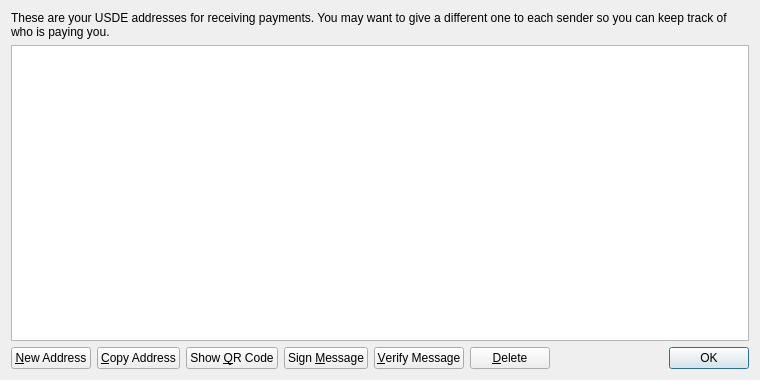
<?xml version="1.0" encoding="UTF-8"?>
<ui version="4.0">
 <class>AddressBookPage</class>
 <widget class="QWidget" name="AddressBookPage">
  <property name="geometry">
   <rect>
    <x>0</x>
    <y>0</y>
    <width>760</width>
    <height>380</height>
   </rect>
  </property>
  <property name="windowTitle">
   <string>Address Book</string>
  </property>
  <property name="styleSheet">
   <string notr="true">background-image: url(:/images/gr);</string>
  </property>
  <layout class="QVBoxLayout" name="verticalLayout">
   <item>
    <widget class="QLabel" name="labelExplanation">
     <property name="text">
      <string>These are your USDE addresses for receiving payments. You may want to give a different one to each sender so you can keep track of who is paying you.</string>
     </property>
     <property name="textFormat">
      <enum>Qt::PlainText</enum>
     </property>
     <property name="wordWrap">
      <bool>true</bool>
     </property>
    </widget>
   </item>
   <item>
    <widget class="QTableView" name="tableView">
     <property name="contextMenuPolicy">
      <enum>Qt::CustomContextMenu</enum>
     </property>
     <property name="toolTip">
      <string>Double-click to edit address or label</string>
     </property>
     <property name="tabKeyNavigation">
      <bool>false</bool>
     </property>
     <property name="alternatingRowColors">
      <bool>true</bool>
     </property>
     <property name="selectionMode">
      <enum>QAbstractItemView::SingleSelection</enum>
     </property>
     <property name="selectionBehavior">
      <enum>QAbstractItemView::SelectRows</enum>
     </property>
     <property name="sortingEnabled">
      <bool>true</bool>
     </property>
     <attribute name="verticalHeaderVisible">
      <bool>false</bool>
     </attribute>
    </widget>
   </item>
   <item>
    <layout class="QHBoxLayout" name="horizontalLayout">
     <item>
      <widget class="QPushButton" name="newAddressButton">
       <property name="toolTip">
        <string>Create a new address</string>
       </property>
       <property name="text">
        <string>&amp;New Address</string>
       </property>
       <property name="icon">
        <iconset resource="../bitcoin.qrc">
         <normaloff>:/icons/add</normaloff>:/icons/add</iconset>
       </property>
      </widget>
     </item>
     <item>
      <widget class="QPushButton" name="copyToClipboard">
       <property name="toolTip">
        <string>Copy the currently selected address to the system clipboard</string>
       </property>
       <property name="text">
        <string>&amp;Copy Address</string>
       </property>
       <property name="icon">
        <iconset resource="../bitcoin.qrc">
         <normaloff>:/icons/editcopy</normaloff>:/icons/editcopy</iconset>
       </property>
      </widget>
     </item>
     <item>
      <widget class="QPushButton" name="showQRCode">
       <property name="text">
        <string>Show &amp;QR Code</string>
       </property>
       <property name="icon">
        <iconset resource="../bitcoin.qrc">
         <normaloff>:/icons/qrcode</normaloff>:/icons/qrcode</iconset>
       </property>
      </widget>
     </item>
     <item>
      <widget class="QPushButton" name="signMessage">
       <property name="toolTip">
        <string>Sign a message to prove you own a USDE address</string>
       </property>
       <property name="text">
        <string>Sign &amp;Message</string>
       </property>
       <property name="icon">
        <iconset resource="../bitcoin.qrc">
         <normaloff>:/icons/edit</normaloff>:/icons/edit</iconset>
       </property>
      </widget>
     </item>
     <item>
      <widget class="QPushButton" name="verifyMessage">
       <property name="toolTip">
        <string>Verify a message to ensure it was signed with a specified USDE address</string>
       </property>
       <property name="text">
        <string>&amp;Verify Message</string>
       </property>
       <property name="icon">
        <iconset resource="../bitcoin.qrc">
         <normaloff>:/icons/transaction_0</normaloff>:/icons/transaction_0</iconset>
       </property>
      </widget>
     </item>
     <item>
      <widget class="QPushButton" name="deleteButton">
       <property name="toolTip">
        <string>Delete the currently selected address from the list</string>
       </property>
       <property name="text">
        <string>&amp;Delete</string>
       </property>
       <property name="icon">
        <iconset resource="../bitcoin.qrc">
         <normaloff>:/icons/remove</normaloff>:/icons/remove</iconset>
       </property>
      </widget>
     </item>
     <item>
      <spacer name="horizontalSpacer">
       <property name="orientation">
        <enum>Qt::Horizontal</enum>
       </property>
       <property name="sizeHint" stdset="0">
        <size>
         <width>40</width>
         <height>20</height>
        </size>
       </property>
      </spacer>
     </item>
     <item>
      <widget class="QDialogButtonBox" name="buttonBox">
       <property name="sizePolicy">
        <sizepolicy hsizetype="Maximum" vsizetype="Fixed">
         <horstretch>0</horstretch>
         <verstretch>0</verstretch>
        </sizepolicy>
       </property>
       <property name="standardButtons">
        <set>QDialogButtonBox::Ok</set>
       </property>
      </widget>
     </item>
    </layout>
   </item>
  </layout>
 </widget>
 <resources>
  <include location="../bitcoin.qrc"/>
 </resources>
 <connections/>
</ui>
